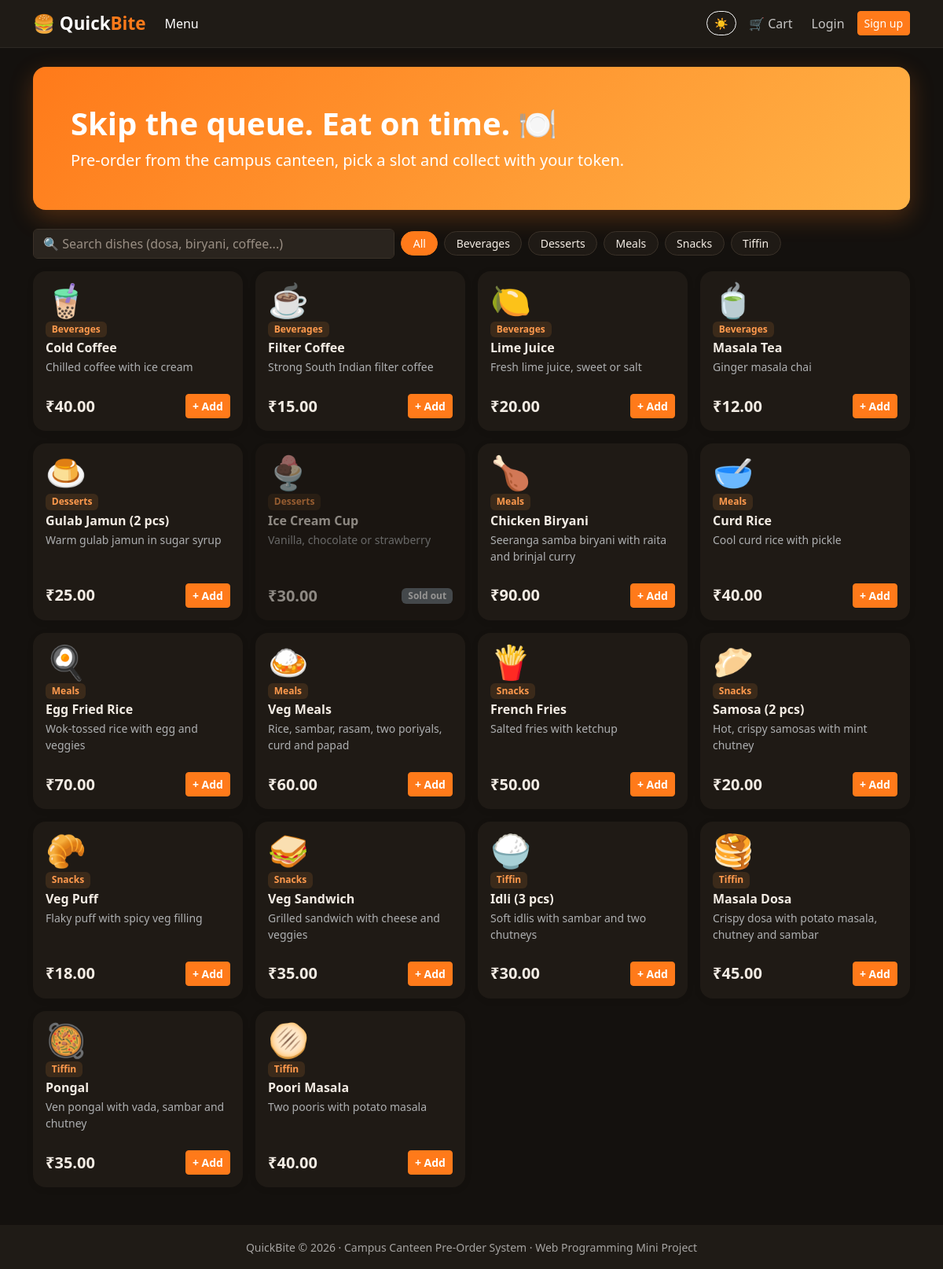
The page / on the database its author committed.
### tables this page shows
CREATE TABLE menu_items (
    id          INT AUTO_INCREMENT PRIMARY KEY,
    name        VARCHAR(100) NOT NULL,
    category    VARCHAR(40)  NOT NULL,
    price       DECIMAL(8,2) NOT NULL,
    emoji       VARCHAR(10)  NOT NULL DEFAULT '',
    description VARCHAR(200) DEFAULT '',
    available   TINYINT(1)   NOT NULL DEFAULT 1,
    created_at  TIMESTAMP DEFAULT CURRENT_TIMESTAMP
);

### config.php (called while the page is built, shortened)
<?php
function db(): PDO
{
    static $pdo = null;
    if ($pdo === null) {
        try {
            $pdo = new PDO(
                'mysql:host=' . DB_HOST . ';dbname=' . DB_NAME . ';charset=utf8mb4',
                DB_USER,
                DB_PASS,
                [
                    PDO::ATTR_ERRMODE            => PDO::ERRMODE_EXCEPTION,
                    PDO::ATTR_DEFAULT_FETCH_MODE => PDO::FETCH_ASSOC,
                    PDO::ATTR_EMULATE_PREPARES   => false,
                ]
            );
        } catch (PDOException $e) {
            http_response_code(500);
            die('Database connection failed. Check the DB_* settings at the top of config.php and make sure you imported database.sql.');
        }
    }
    return $pdo;
}
function e($value): string
{
    return htmlspecialchars((string) $value, ENT_QUOTES, 'UTF-8');
}
function url(string $path = ''): string
{
    return BASE_URL . '/' . ltrim($path, '/');
}
function money($amount): string
{
    return '₹' . number_format((float) $amount, 2);
}
function current_user(): ?array
{
    return $_SESSION['user'] ?? null;
}
function is_admin(): bool
{
    return (current_user()['role'] ?? '') === 'admin';
}
function cart_items(): array
{
    return $_SESSION['cart'] ?? [];
}
function cart_details(): array
{
    $cart = cart_items();
    if (!$cart) {
        return ['rows' => [], 'total' => 0.0];
    }
    $rows  = [];
    $total = 0.0;
    return ['rows' => $rows, 'total' => $total];
}
function cart_summary(): array
{
    $d     = cart_details();
    $items = [];
    $count = 0;
    return ['count' => $count, 'total' => money($d['total']), 'items' => $items];
}

### index.php (the view, shortened to what this page needs)
<?php
require_once __DIR__ . '/config.php';
$items = db()->query('SELECT * FROM menu_items ORDER BY category, name')->fetchAll();
$categories = array_values(array_unique(array_column($items, 'category')));
$cartQty = cart_items();
$showCart = !is_admin();
require __DIR__ . '/includes/header.php';
?>
<section class="qb-hero rounded-4 p-4 p-md-5 mb-4">
    <h1 class="fw-bold mb-2">Skip the queue. Eat on time. 🍽️</h1>
    <p class="lead mb-0">Pre-order from the campus canteen, pick a slot and collect with your token.</p>
</section>
<div class="row g-2 mb-3 align-items-center">
    <div class="col-md-5">
        <input type="search" id="menu-search" class="form-control" placeholder="🔍 Search dishes (dosa, biryani, coffee...)">
    </div>
    <div class="col-md-7">
        <div id="category-pills" class="d-flex flex-wrap gap-2">
            <button class="btn btn-sm qb-pill active" data-category="all">All</button>
            <?php foreach ($categories as $cat): ?>
                <button class="btn btn-sm qb-pill" data-category="<?= e($cat) ?>"><?= e($cat) ?></button>
            <?php endforeach; ?>
        </div>
    </div>
</div>
<div class="row g-3" id="menu-grid">
    <?php foreach ($items as $it): ?>
        <?php $q = (int) ($cartQty[$it['id']] ?? 0); ?>
        <div class="col-6 col-md-4 col-lg-3 menu-card-wrap"
             data-category="<?= e($it['category']) ?>"
             data-name="<?= e(strtolower($it['name'] . ' ' . $it['description'])) ?>">
            <div class="card qb-card h-100 <?= $it['available'] ? '' : 'sold-out' ?> <?= $q > 0 ? 'in-cart' : '' ?>">
                <div class="card-body d-flex flex-column">
                    <div class="qb-emoji"><?= e($it['emoji']) ?></div>
                    <span class="badge qb-cat align-self-start mb-1"><?= e($it['category']) ?></span>
                    <h6 class="card-title fw-bold mb-1"><?= e($it['name']) ?></h6>
                    <p class="small text-muted flex-grow-1"><?= e($it['description']) ?></p>
                    <div class="d-flex justify-content-between align-items-center mt-2">
                        <span class="fw-bold fs-5"><?= money($it['price']) ?></span>
                        <?php if (!$it['available']): ?>
                            <span class="badge text-bg-secondary">Sold out</span>
                        <?php elseif ($showCart): ?>
                            <div class="qb-ctrl" data-id="<?= (int) $it['id'] ?>">
                                <button type="button" class="btn btn-sm btn-warning fw-semibold add-btn <?= $q > 0 ? 'd-none' : '' ?>">+ Add</button>
                            </div>
                        <?php endif; ?>
                    </div>
                </div>
            </div>
        </div>
    <?php endforeach; ?>
</div>
<?php require __DIR__ . '/includes/footer.php'; ?>

### includes/header.php (shortened to what this page needs)
<?php
$user      = current_user();
$current   = basename($_SERVER['PHP_SELF']);
$inAdmin   = strpos(str_replace('\\', '/', $_SERVER['PHP_SELF']), '/admin/') !== false;
?>
<!DOCTYPE html>
<html lang="en" data-bs-theme="dark">
<head>
    <link href="https://cdn.jsdelivr.net/npm/bootstrap@5.3.3/dist/css/bootstrap.min.css" rel="stylesheet">
    <link href="<?= url('assets/style.css') ?>" rel="stylesheet">
</head>
<body>
<nav class="navbar navbar-expand-lg qb-nav sticky-top">
    <div class="container">
        <a class="navbar-brand fw-bold" href="<?= url('index.php') ?>">🍔 Quick<span>Bite</span></a>
        <div class="collapse navbar-collapse" id="nav">
            <ul class="navbar-nav me-auto">
                <?php if (!$inAdmin || !is_admin()): ?>
                    <li class="nav-item"><a class="nav-link <?= $current === 'index.php' && !$inAdmin ? 'active' : '' ?>" href="<?= url('index.php') ?>">Menu</a></li>
                <?php endif; ?>
            </ul>
            <ul class="navbar-nav align-items-lg-center gap-lg-2">
                <li class="nav-item">
                    <button id="theme-toggle" type="button" class="btn btn-sm btn-outline-light" aria-label="Switch between dark and light theme">☀️</button>
                </li>
                <?php if (!is_admin()): ?>
                    <li class="nav-item">
                        <a class="nav-link position-relative" href="<?= url('cart.php') ?>">
                            🛒 Cart
                        </a>
                    </li>
                <?php endif; ?>
                <?php if ($user): ?>
                    <li class="nav-item"><span class="navbar-text small">Hi, <?= e(explode(' ', $user['name'])[0]) ?><?= is_admin() ? ' (admin)' : '' ?></span></li>
                    <li class="nav-item"><a class="btn btn-sm btn-outline-light" href="<?= url('logout.php') ?>">Logout</a></li>
                <?php else: ?>
                    <li class="nav-item"><a class="nav-link" href="<?= url('login.php') ?>">Login</a></li>
                    <li class="nav-item"><a class="btn btn-sm btn-warning" href="<?= url('register.php') ?>">Sign up</a></li>
                <?php endif; ?>
            </ul>
        </div>
    </div>
</nav>
<main class="container py-4">

### includes/footer.php (shortened to what this page needs)
</main>
<footer class="qb-footer text-center py-3 mt-4">
    <small>QuickBite &copy; <?= date('Y') ?> &middot; Campus Canteen Pre-Order System &middot; Web Programming Mini Project</small>
</footer>
<div class="toast-container position-fixed bottom-0 end-0 p-3 mb-5">
</div>
</body>
</html>

### assets/style.css (style rules this page uses)
:root { --qb-orange: #ff7a1a; --qb-orange-dark: #e65f00; --qb-dark: #1f1b16; --qb-bg: #fff8f0; --qb-surface: #ffffff; --qb-text: #1f1b16; --qb-border: #f0d9c0; --qb-chip: #ffe8d1; --qb-token-bg: #fff3e6; }
[data-bs-theme="dark"] { --qb-orange-dark: #ff9a4d; --qb-bg: #14110e; --qb-surface: #1f1a15; --qb-text: #f3ece4; --qb-border: #3a3128; --qb-chip: #3b2a1a; --qb-token-bg: #2a1d12; --bs-body-bg: #14110e; --bs-body-color: #f3ece4; --bs-border-color: #3a3128; }
body { background: var(--qb-bg); color: var(--qb-text); min-height: 100vh; display: flex; flex-direction: column; transition: background-color .2s ease, color .2s ease; }
main { flex: 1; }
.card { --bs-card-bg: var(--qb-surface); --bs-card-color: var(--qb-text); }
.text-muted { color: var(--bs-secondary-color) !important; }
[data-bs-theme="dark"] .form-control, [data-bs-theme="dark"] .form-select { background-color: #2a241e; border-color: var(--qb-border); color: var(--qb-text); }
[data-bs-theme="dark"] .form-control::placeholder { color: #9a8f84; }
.qb-nav { background: var(--qb-dark); border-bottom: 1px solid rgba(255, 255, 255, .06); }
.qb-nav .navbar-brand { color: #fff; font-size: 1.4rem; }
.qb-nav .navbar-brand span { color: var(--qb-orange); }
.qb-nav .nav-link { color: rgba(255, 255, 255, .75); }
.qb-nav .nav-link:hover, .qb-nav .nav-link.active { color: #fff; }
#theme-toggle { border-radius: 2rem; min-width: 2.4rem; }
.qb-hero { background: linear-gradient(135deg, var(--qb-orange), #ffb347); color: #fff; box-shadow: 0 10px 30px rgba(255, 122, 26, .25); }
.qb-card { border: 0; border-radius: 1rem; box-shadow: 0 2px 10px rgba(0, 0, 0, .08); transition: transform .15s ease, box-shadow .15s ease; }
.qb-card.sold-out { opacity: .55; }
.qb-emoji { font-size: 2.6rem; line-height: 1; margin-bottom: .4rem; }
.qb-cat { background: var(--qb-chip); color: var(--qb-orange-dark); font-weight: 600; }
.qb-pill { border: 1px solid var(--qb-border); background: var(--qb-surface); color: var(--qb-text); border-radius: 2rem; padding: .25rem .9rem; }
.qb-pill.active { background: var(--qb-orange); border-color: var(--qb-orange); color: #fff; }
.btn-warning { background: var(--qb-orange); border-color: var(--qb-orange); color: #fff; }
.qb-footer { background: var(--qb-dark); color: rgba(255, 255, 255, .6); }

### rows shown on the page
menu_items: emoji "🧋", category "Beverages", name "Cold Coffee", description "Chilled coffee with ice cream", price "₹40.00"
menu_items: emoji "☕", category "Beverages", name "Filter Coffee", description "Strong South Indian filter coffee", price "₹15.00"
menu_items: emoji "🍋", category "Beverages", name "Lime Juice", description "Fresh lime juice, sweet or salt", price "₹20.00"
menu_items: emoji "🍵", category "Beverages", name "Masala Tea", description "Ginger masala chai", price "₹12.00"
menu_items: emoji "🍮", category "Desserts", name "Gulab Jamun (2 pcs)", description "Warm gulab jamun in sugar syrup", price "₹25.00"
menu_items: emoji "🍨", category "Desserts", name "Ice Cream Cup", description "Vanilla, chocolate or strawberry", price "₹30.00", available "Sold out"
menu_items: emoji "🍗", category "Meals", name "Chicken Biryani", description "Seeranga samba biryani with raita and brinjal curry", price "₹90.00"
menu_items: emoji "🥣", category "Meals", name "Curd Rice", description "Cool curd rice with pickle", price "₹40.00"
menu_items: emoji "🍳", category "Meals", name "Egg Fried Rice", description "Wok-tossed rice with egg and veggies", price "₹70.00"
menu_items: emoji "🍛", category "Meals", name "Veg Meals", description "Rice, sambar, rasam, two poriyals, curd and papad", price "₹60.00"
menu_items: emoji "🍟", category "Snacks", name "French Fries", description "Salted fries with ketchup", price "₹50.00"
menu_items: emoji "🥟", category "Snacks", name "Samosa (2 pcs)", description "Hot, crispy samosas with mint chutney", price "₹20.00"
menu_items: emoji "🥐", category "Snacks", name "Veg Puff", description "Flaky puff with spicy veg filling", price "₹18.00"
menu_items: emoji "🥪", category "Snacks", name "Veg Sandwich", description "Grilled sandwich with cheese and veggies", price "₹35.00"
menu_items: emoji "🍚", category "Tiffin", name "Idli (3 pcs)", description "Soft idlis with sambar and two chutneys", price "₹30.00"
menu_items: emoji "🥞", category "Tiffin", name "Masala Dosa", description "Crispy dosa with potato masala, chutney and sambar", price "₹45.00"
menu_items: emoji "🥘", category "Tiffin", name "Pongal", description "Ven pongal with vada, sambar and chutney", price "₹35.00"
menu_items: emoji "🫓", category "Tiffin", name "Poori Masala", description "Two pooris with potato masala", price "₹40.00"

### other values the page prints
$cat "Beverages"
$cat "Desserts"
$cat "Meals"
$cat "Snacks"
$cat "Tiffin"
